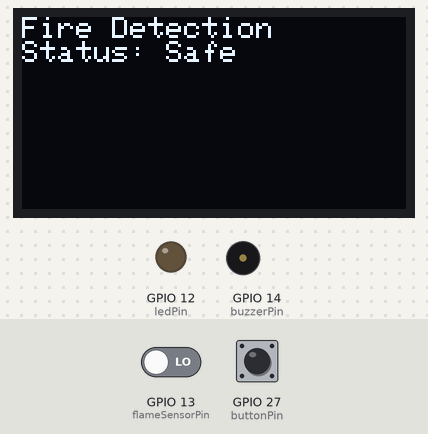
Bench run of a sketch on a simulated ESP32. On the bench: 128×64 one-colour display, output pins drawn as LEDs (lit = HIGH), buzzer (waves = sounding, pin HIGH). The test bench sets the inputs (shaded band); at power-on: GPIO 13 (flameSensorPin) LOW, GPIO 27 (buttonPin) HIGH. What the sketch prints to the serial monitor is not drawn.

Above: at 3.2 s.
3.3 s: GPIO 13 (flameSensorPin) driven HIGH
At 4.1 s:
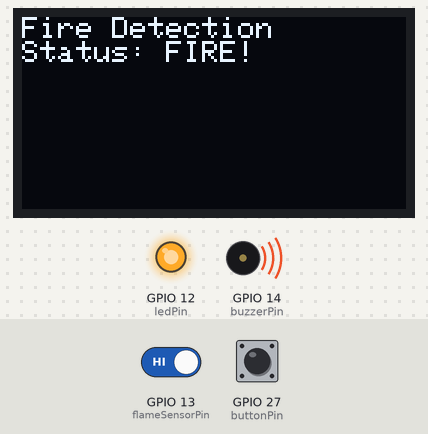
4.8 s: GPIO 27 (buttonPin) pulled LOW for 0.15 s
At 5.8 s:
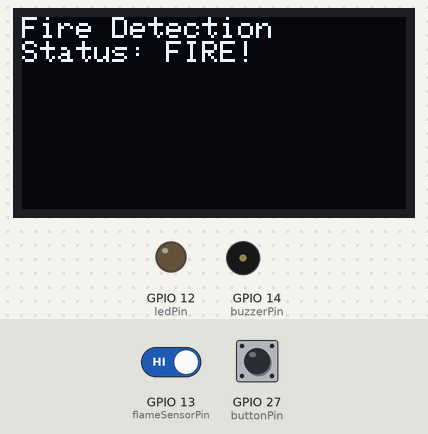
6.5 s: GPIO 27 (buttonPin) pulled LOW for 1 s
At 7.5 s:
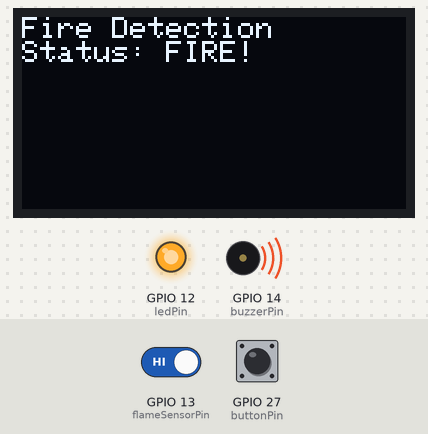
9.0 s: GPIO 27 (buttonPin) pulled LOW for 3.2 s
At 10.3 s:
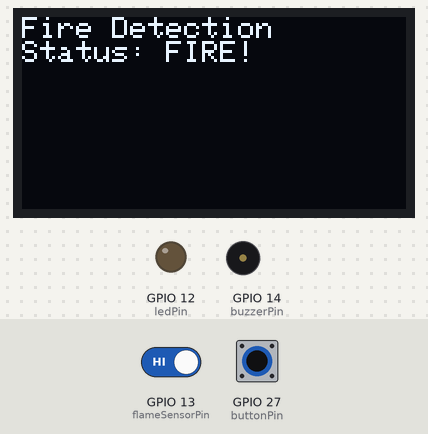
Timing chart, 0 to 12.0 s (numbered marks = the images above; inputs shaded):
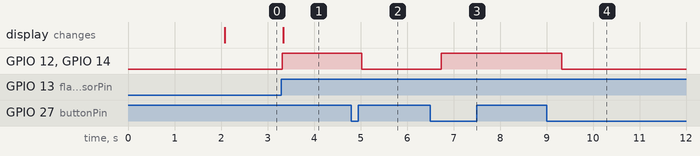

The sketch:

Fire_Detection_System_Code.ino
```cpp
#include <Wire.h>
#include <Adafruit_GFX.h>
#include <Adafruit_SSD1306.h>

#define SCREEN_WIDTH 128
#define SCREEN_HEIGHT 64
Adafruit_SSD1306 display(SCREEN_WIDTH, SCREEN_HEIGHT, &Wire, -1);

// Define ESP32 GPIOs
const int flameSensorPin = 13;
const int ledPin = 12;
const int buzzerPin = 14;
const int buttonPin = 27;

bool alarmEnabled = true;
bool lastButtonState = HIGH;

void setup() {
  pinMode(flameSensorPin, INPUT);
  pinMode(ledPin, OUTPUT);
  pinMode(buzzerPin, OUTPUT);
  pinMode(buttonPin, INPUT_PULLUP);

  digitalWrite(ledPin, LOW);
  digitalWrite(buzzerPin, LOW);

  Serial.begin(115200);

  if (!display.begin(SSD1306_SWITCHCAPVCC, 0x3C)) {
    Serial.println(F("OLED failed"));
    while (true);
  }

  display.clearDisplay();
  display.setTextSize(1);
  display.setTextColor(SSD1306_WHITE);
  display.setCursor(0, 0);
  display.println("Fire Detection");
  display.display();
  delay(2000);
}

void loop() {
  int flameDetected = digitalRead(flameSensorPin);
  int buttonState = digitalRead(buttonPin);

  Serial.print("Flame Sensor: ");
  Serial.println(flameDetected);
  Serial.print("Alarm Enabled: ");
  Serial.println(alarmEnabled);

  if (buttonState == LOW && lastButtonState == HIGH) {
    alarmEnabled = !alarmEnabled;
    delay(200);
  }
  lastButtonState = buttonState;

  display.clearDisplay();
  display.setCursor(0, 0);
  display.println("Fire Detection");

  if (flameDetected == HIGH) {
    display.println("Status: FIRE!");
    if (alarmEnabled) {
      digitalWrite(ledPin, HIGH);
      digitalWrite(buzzerPin, HIGH);
    } else {
      digitalWrite(ledPin, LOW);
      digitalWrite(buzzerPin, LOW);
    }
  } else {
    display.println("Status: Safe");
    digitalWrite(ledPin, LOW);
    digitalWrite(buzzerPin, LOW);
  }

  display.display();
  delay(100);
}
```

Measured:
- after the input at 3.3 s, GPIO 12 (ledPin), GPIO 14 (buzzerPin): LOW → HIGH at once; the display: changes at once (image 1)
- after the input at 4.8 s, GPIO 12 (ledPin), GPIO 14 (buzzerPin): HIGH → LOW after 0.22 s
- after the input at 6.5 s, GPIO 12 (ledPin), GPIO 14 (buzzerPin): LOW → HIGH after 0.23 s
- after the input at 9.0 s, GPIO 12 (ledPin), GPIO 14 (buzzerPin): HIGH → LOW after 0.33 s
